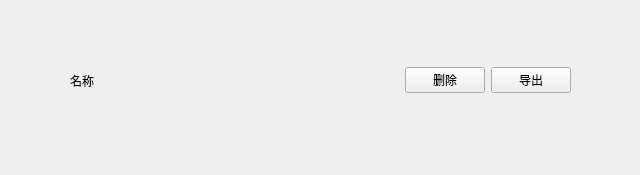
<?xml version="1.0" encoding="UTF-8"?>
<ui version="4.0">
 <class>HomeItem</class>
 <widget class="QWidget" name="HomeItem">
  <property name="geometry">
   <rect>
    <x>0</x>
    <y>0</y>
    <width>640</width>
    <height>175</height>
   </rect>
  </property>
  <property name="windowTitle">
   <string>Item</string>
  </property>
  <widget class="QWidget" name="w_item" native="true">
   <property name="geometry">
    <rect>
     <x>70</x>
     <y>50</y>
     <width>501</width>
     <height>61</height>
    </rect>
   </property>
   <layout class="QHBoxLayout" name="horizontalLayout">
    <item>
     <widget class="QLabel" name="label">
      <property name="text">
       <string>名称</string>
      </property>
     </widget>
    </item>
    <item>
     <spacer name="horizontalSpacer">
      <property name="orientation">
       <enum>Qt::Horizontal</enum>
      </property>
      <property name="sizeHint" stdset="0">
       <size>
        <width>288</width>
        <height>20</height>
       </size>
      </property>
     </spacer>
    </item>
    <item>
     <widget class="QPushButton" name="pushButton">
      <property name="text">
       <string>删除</string>
      </property>
     </widget>
    </item>
    <item>
     <widget class="QPushButton" name="pushButton_2">
      <property name="text">
       <string>导出</string>
      </property>
     </widget>
    </item>
   </layout>
  </widget>
 </widget>
 <resources/>
 <connections/>
</ui>
